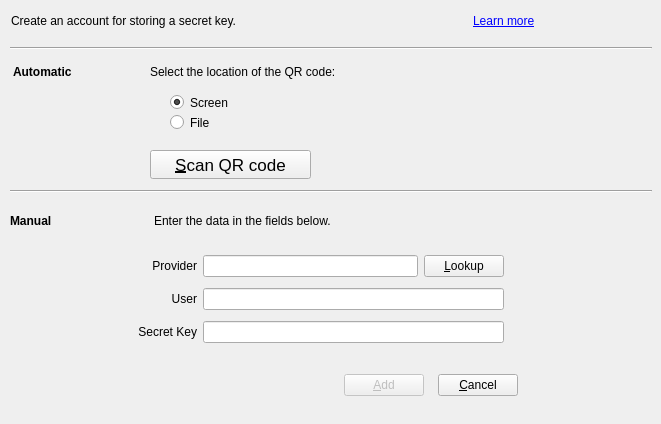
<?xml version="1.0" encoding="UTF-8"?>
<ui version="4.0">
 <class>add_directions_form</class>
 <widget class="QWidget" name="add_directions_form">
  <property name="geometry">
   <rect>
    <x>0</x>
    <y>0</y>
    <width>661</width>
    <height>424</height>
   </rect>
  </property>
  <property name="windowTitle">
   <string>Form</string>
  </property>
  <widget class="Line" name="line">
   <property name="geometry">
    <rect>
     <x>10</x>
     <y>40</y>
     <width>642</width>
     <height>16</height>
    </rect>
   </property>
   <property name="orientation">
    <enum>Qt::Horizontal</enum>
   </property>
  </widget>
  <widget class="Line" name="line_2">
   <property name="geometry">
    <rect>
     <x>10</x>
     <y>190</y>
     <width>642</width>
     <height>3</height>
    </rect>
   </property>
   <property name="orientation">
    <enum>Qt::Horizontal</enum>
   </property>
  </widget>
  <widget class="QWidget" name="layoutWidget">
   <property name="geometry">
    <rect>
     <x>10</x>
     <y>210</y>
     <width>578</width>
     <height>22</height>
    </rect>
   </property>
   <layout class="QHBoxLayout" name="horizontalLayout_8">
    <property name="spacing">
     <number>3</number>
    </property>
    <property name="sizeConstraint">
     <enum>QLayout::SetDefaultConstraint</enum>
    </property>
    <item>
     <widget class="QLabel" name="label_17">
      <property name="minimumSize">
       <size>
        <width>141</width>
        <height>0</height>
       </size>
      </property>
      <property name="font">
       <font>
        <weight>75</weight>
        <bold>true</bold>
       </font>
      </property>
      <property name="text">
       <string>Manual</string>
      </property>
     </widget>
    </item>
    <item>
     <widget class="QLabel" name="label_18">
      <property name="minimumSize">
       <size>
        <width>271</width>
        <height>0</height>
       </size>
      </property>
      <property name="text">
       <string>Enter the data in the fields below.</string>
      </property>
     </widget>
    </item>
    <item>
     <spacer name="horizontalSpacer_8">
      <property name="orientation">
       <enum>Qt::Horizontal</enum>
      </property>
      <property name="sizeHint" stdset="0">
       <size>
        <width>158</width>
        <height>20</height>
       </size>
      </property>
     </spacer>
    </item>
   </layout>
  </widget>
  <widget class="QWidget" name="layoutWidget_3">
   <property name="geometry">
    <rect>
     <x>10</x>
     <y>250</y>
     <width>624</width>
     <height>100</height>
    </rect>
   </property>
   <layout class="QHBoxLayout" name="horizontalLayout_11">
    <item>
     <spacer name="horizontalSpacer_11">
      <property name="orientation">
       <enum>Qt::Horizontal</enum>
      </property>
      <property name="sizeHint" stdset="0">
       <size>
        <width>128</width>
        <height>20</height>
       </size>
      </property>
     </spacer>
    </item>
    <item>
     <layout class="QGridLayout" name="gridLayout">
      <item row="0" column="0">
       <widget class="QLabel" name="label_21">
        <property name="text">
         <string>Provider</string>
        </property>
        <property name="alignment">
         <set>Qt::AlignRight|Qt::AlignTrailing|Qt::AlignVCenter</set>
        </property>
       </widget>
      </item>
      <item row="0" column="1">
       <widget class="QLineEdit" name="provider_entry"/>
      </item>
      <item row="0" column="2">
       <widget class="QPushButton" name="btn_Lookup">
        <property name="whatsThis">
         <string>&lt;html&gt;&lt;head/&gt;&lt;body&gt;&lt;p&gt;&lt;br/&gt;&lt;/p&gt;&lt;/body&gt;&lt;/html&gt;</string>
        </property>
        <property name="text">
         <string>&amp;Lookup</string>
        </property>
       </widget>
      </item>
      <item row="0" column="3">
       <widget class="QLabel" name="label_22">
        <property name="toolTip">
         <string>Name identifying the website or online service
this account authenticates with.</string>
        </property>
        <property name="text">
         <string/>
        </property>
        <property name="pixmap">
         <pixmap>question_mark_icon.png</pixmap>
        </property>
       </widget>
      </item>
      <item row="1" column="0">
       <widget class="QLabel" name="label_23">
        <property name="text">
         <string>User</string>
        </property>
        <property name="alignment">
         <set>Qt::AlignRight|Qt::AlignTrailing|Qt::AlignVCenter</set>
        </property>
       </widget>
      </item>
      <item row="1" column="1" colspan="2">
       <widget class="QLineEdit" name="label_entry">
        <property name="minimumSize">
         <size>
          <width>256</width>
          <height>0</height>
         </size>
        </property>
        <property name="placeholderText">
         <string/>
        </property>
       </widget>
      </item>
      <item row="1" column="3">
       <widget class="QLabel" name="label_24">
        <property name="toolTip">
         <string>A label to identify this account
such as your username or email address for the service.</string>
        </property>
        <property name="text">
         <string/>
        </property>
        <property name="pixmap">
         <pixmap>question_mark_icon.png</pixmap>
        </property>
       </widget>
      </item>
      <item row="2" column="0">
       <widget class="QLabel" name="label_25">
        <property name="text">
         <string>Secret Key</string>
        </property>
        <property name="alignment">
         <set>Qt::AlignRight|Qt::AlignTrailing|Qt::AlignVCenter</set>
        </property>
       </widget>
      </item>
      <item row="2" column="1" colspan="2">
       <widget class="QLineEdit" name="secret_entry">
        <property name="minimumSize">
         <size>
          <width>301</width>
          <height>0</height>
         </size>
        </property>
        <property name="placeholderText">
         <string/>
        </property>
       </widget>
      </item>
      <item row="2" column="3">
       <widget class="QLabel" name="label_26">
        <property name="toolTip">
         <string>The alphanumeric code shared with you by the provider.</string>
        </property>
        <property name="text">
         <string/>
        </property>
        <property name="pixmap">
         <pixmap>question_mark_icon.png</pixmap>
        </property>
       </widget>
      </item>
     </layout>
    </item>
    <item>
     <spacer name="horizontalSpacer_12">
      <property name="orientation">
       <enum>Qt::Horizontal</enum>
      </property>
      <property name="sizeHint" stdset="0">
       <size>
        <width>28</width>
        <height>20</height>
       </size>
      </property>
     </spacer>
    </item>
   </layout>
  </widget>
  <widget class="QWidget" name="layoutWidget">
   <property name="geometry">
    <rect>
     <x>11</x>
     <y>10</y>
     <width>524</width>
     <height>22</height>
    </rect>
   </property>
   <layout class="QHBoxLayout" name="horizontalLayout_10">
    <item>
     <widget class="QLabel" name="label_19">
      <property name="text">
       <string>Create an account for storing a secret key.</string>
      </property>
     </widget>
    </item>
    <item>
     <spacer name="horizontalSpacer_10">
      <property name="orientation">
       <enum>Qt::Horizontal</enum>
      </property>
      <property name="sizeHint" stdset="0">
       <size>
        <width>50</width>
        <height>20</height>
       </size>
      </property>
     </spacer>
    </item>
    <item>
     <widget class="QLabel" name="label_LearnMore">
      <property name="text">
       <string>&lt;a href=&quot;https://github.com/jdalbey/EasyAuth/blob/master/docs/user_manual.md#add-account-dialog&quot;&gt;Learn more&lt;/a&gt;</string>
      </property>
      <property name="textFormat">
       <enum>Qt::RichText</enum>
      </property>
     </widget>
    </item>
   </layout>
  </widget>
  <widget class="QLabel" name="label_automatic_2">
   <property name="geometry">
    <rect>
     <x>13</x>
     <y>62</y>
     <width>131</width>
     <height>19</height>
    </rect>
   </property>
   <property name="minimumSize">
    <size>
     <width>131</width>
     <height>0</height>
    </size>
   </property>
   <property name="font">
    <font>
     <weight>75</weight>
     <bold>true</bold>
    </font>
   </property>
   <property name="text">
    <string>Automatic</string>
   </property>
  </widget>
  <widget class="QLabel" name="label_select_2">
   <property name="geometry">
    <rect>
     <x>150</x>
     <y>62</y>
     <width>279</width>
     <height>19</height>
    </rect>
   </property>
   <property name="minimumSize">
    <size>
     <width>279</width>
     <height>0</height>
    </size>
   </property>
   <property name="text">
    <string>Select the location of the QR code:</string>
   </property>
  </widget>
  <widget class="QRadioButton" name="radioBtnScreen">
   <property name="geometry">
    <rect>
     <x>170</x>
     <y>90</y>
     <width>121</width>
     <height>25</height>
    </rect>
   </property>
   <property name="sizePolicy">
    <sizepolicy hsizetype="Maximum" vsizetype="Fixed">
     <horstretch>0</horstretch>
     <verstretch>0</verstretch>
    </sizepolicy>
   </property>
   <property name="minimumSize">
    <size>
     <width>80</width>
     <height>0</height>
    </size>
   </property>
   <property name="text">
    <string>Screen</string>
   </property>
   <property name="checked">
    <bool>true</bool>
   </property>
  </widget>
  <widget class="QRadioButton" name="radioBtnFile">
   <property name="geometry">
    <rect>
     <x>170</x>
     <y>110</y>
     <width>121</width>
     <height>25</height>
    </rect>
   </property>
   <property name="sizePolicy">
    <sizepolicy hsizetype="Minimum" vsizetype="Fixed">
     <horstretch>10</horstretch>
     <verstretch>0</verstretch>
    </sizepolicy>
   </property>
   <property name="minimumSize">
    <size>
     <width>52</width>
     <height>0</height>
    </size>
   </property>
   <property name="text">
    <string>File</string>
   </property>
  </widget>
  <widget class="QPushButton" name="btn_scanQR">
   <property name="geometry">
    <rect>
     <x>150</x>
     <y>150</y>
     <width>161</width>
     <height>29</height>
    </rect>
   </property>
   <property name="minimumSize">
    <size>
     <width>127</width>
     <height>0</height>
    </size>
   </property>
   <property name="font">
    <font>
     <pointsize>13</pointsize>
     <italic>false</italic>
    </font>
   </property>
   <property name="text">
    <string>&amp;Scan QR code</string>
   </property>
  </widget>
  <widget class="QWidget" name="layoutWidget">
   <property name="geometry">
    <rect>
     <x>336</x>
     <y>370</y>
     <width>191</width>
     <height>30</height>
    </rect>
   </property>
   <layout class="QHBoxLayout" name="horizontalLayout_12">
    <item>
     <widget class="QPushButton" name="btn_Save">
      <property name="enabled">
       <bool>false</bool>
      </property>
      <property name="sizePolicy">
       <sizepolicy hsizetype="Fixed" vsizetype="Fixed">
        <horstretch>0</horstretch>
        <verstretch>0</verstretch>
       </sizepolicy>
      </property>
      <property name="text">
       <string>&amp;Add</string>
      </property>
     </widget>
    </item>
    <item>
     <widget class="QPushButton" name="btn_Cancel">
      <property name="sizePolicy">
       <sizepolicy hsizetype="Fixed" vsizetype="Fixed">
        <horstretch>0</horstretch>
        <verstretch>0</verstretch>
       </sizepolicy>
      </property>
      <property name="text">
       <string>&amp;Cancel</string>
      </property>
     </widget>
    </item>
   </layout>
  </widget>
 </widget>
 <resources/>
 <connections/>
</ui>
